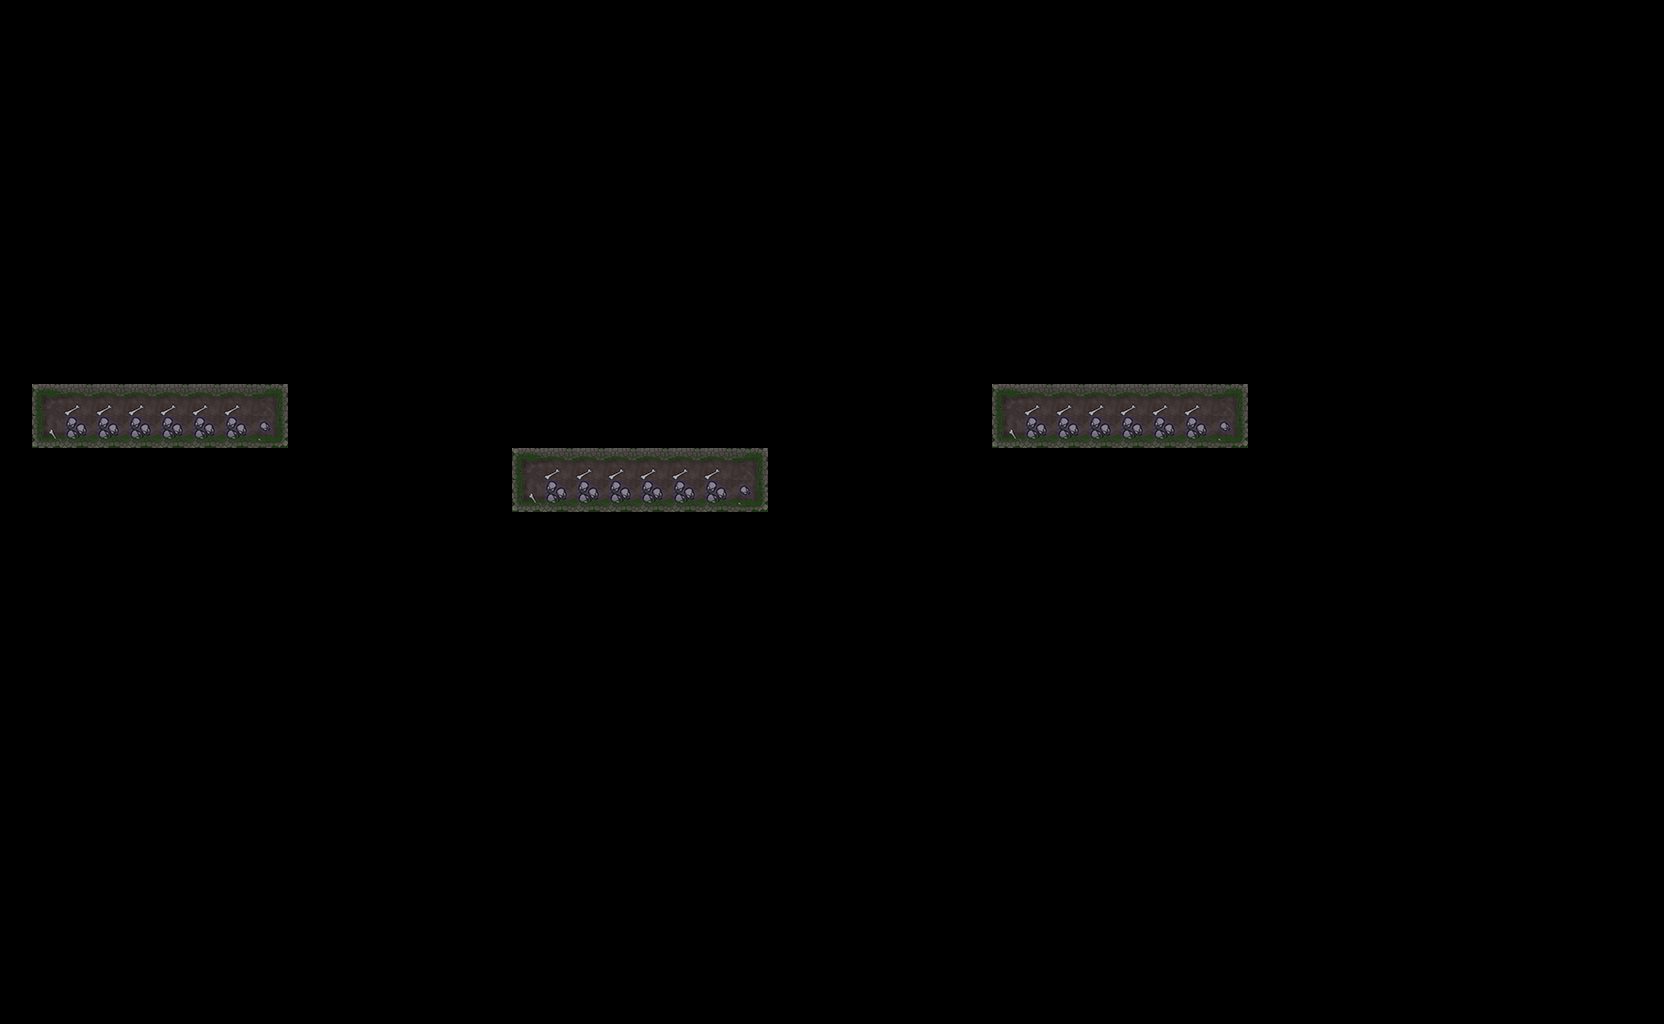

The image is a tile-based game level rendered from a .tmx file. Its description and source (layers, tilesets, objects; grid data summarised) follow:
An orthogonal 52x32 tile map with 32x32 px tiles, 1 tile layer (Tile Layer 1).

<map version="1.0" orientation="orthogonal" renderorder="left-down" width="52" height="32" tilewidth="32" tileheight="32" nextobjectid="1">
 <tileset firstgid="1" name="LD33" tilewidth="32" tileheight="32" tilecount="14">
  <tile id="0">
   <image width="32" height="32" source="../img/torch.png" />
  </tile>
  <tile id="1">
   <image width="32" height="32" source="../img/wall_stone_grass_1.png" />
  </tile>
  <tile id="2">
   <image width="32" height="32" source="../img/wall_stone_grass_2.png" />
  </tile>
  <tile id="3">
   <image width="32" height="32" source="../img/wall_stone_grass_3.png" />
  </tile>
  <tile id="4">
   <image width="32" height="32" source="../img/wall_stone_grass_4.png" />
  </tile>
  <tile id="5">
   <image width="32" height="32" source="../img/wall_stone_grass_5.png" />
  </tile>
  <tile id="6">
   <image width="32" height="32" source="../img/wall_stone_grass_6.png" />
  </tile>
  <tile id="7">
   <image width="32" height="32" source="../img/wall_stone_grass_7.png" />
  </tile>
  <tile id="8">
   <image width="32" height="32" source="../img/wall_stone_grass_8.png" />
  </tile>
  <tile id="9">
   <image width="32" height="32" source="../img/wall_stone_grass_9.png" />
  </tile>
  <tile id="10">
   <image width="32" height="32" source="../img/spikes_down.png" />
  </tile>
  <tile id="11">
   <image width="32" height="32" source="../img/spikes_left.png" />
  </tile>
  <tile id="12">
   <image width="32" height="32" source="../img/spikes_right.png" />
  </tile>
  <tile id="13">
   <image width="32" height="32" source="../img/spikes_up.png" />
  </tile>
 </tileset>
 <layer name="Tile Layer 1" width="52" height="32">
  <data>[1664 cells, 48 non-empty, 6 distinct tile ids]</data>
 </layer>
</map>
